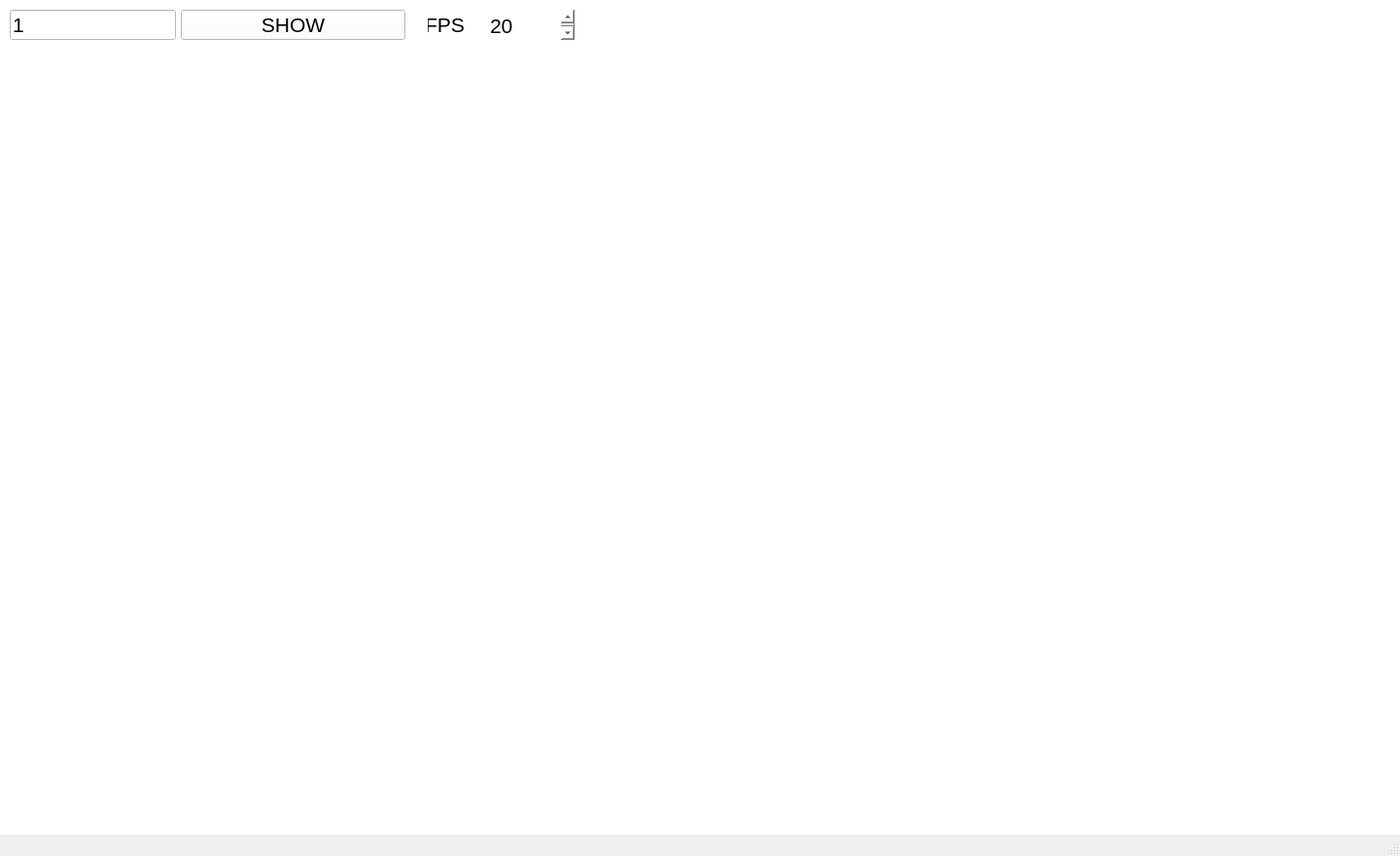
<?xml version="1.0" encoding="UTF-8"?>
<ui version="4.0">
 <class>MainWindow</class>
 <widget class="QMainWindow" name="MainWindow">
  <property name="geometry">
   <rect>
    <x>0</x>
    <y>0</y>
    <width>1440</width>
    <height>880</height>
   </rect>
  </property>
  <property name="windowTitle">
   <string>MainWindow</string>
  </property>
  <widget class="QWidget" name="centralwidget">
   <property name="styleSheet">
    <string notr="true">background:white;</string>
   </property>
   <widget class="QLabel" name="imageLabel">
    <property name="geometry">
     <rect>
      <x>0</x>
      <y>50</y>
      <width>600</width>
      <height>300</height>
     </rect>
    </property>
    <property name="text">
     <string/>
    </property>
   </widget>
   <widget class="QLineEdit" name="ipAddr">
    <property name="geometry">
     <rect>
      <x>10</x>
      <y>10</y>
      <width>171</width>
      <height>31</height>
     </rect>
    </property>
    <property name="font">
     <font>
      <pointsize>16</pointsize>
     </font>
    </property>
    <property name="text">
     <string>1</string>
    </property>
    <property name="placeholderText">
     <string>PATTERN：</string>
    </property>
   </widget>
   <widget class="QPushButton" name="openBtn">
    <property name="geometry">
     <rect>
      <x>186</x>
      <y>10</y>
      <width>231</width>
      <height>31</height>
     </rect>
    </property>
    <property name="font">
     <font>
      <pointsize>16</pointsize>
     </font>
    </property>
    <property name="text">
     <string>SHOW</string>
    </property>
   </widget>
   <widget class="QTextEdit" name="fpsText">
    <property name="geometry">
     <rect>
      <x>500</x>
      <y>10</y>
      <width>91</width>
      <height>31</height>
     </rect>
    </property>
    <property name="font">
     <font>
      <pointsize>16</pointsize>
     </font>
    </property>
    <property name="styleSheet">
     <string notr="true">border:none;</string>
    </property>
    <property name="lineWrapMode">
     <enum>QTextEdit::NoWrap</enum>
    </property>
    <property name="html">
     <string>&lt;!DOCTYPE HTML PUBLIC &quot;-//W3C//DTD HTML 4.0//EN&quot; &quot;http://www.w3.org/TR/REC-html40/strict.dtd&quot;&gt;
&lt;html&gt;&lt;head&gt;&lt;meta name=&quot;qrichtext&quot; content=&quot;1&quot; /&gt;&lt;style type=&quot;text/css&quot;&gt;
p, li { white-space: pre-wrap; }
&lt;/style&gt;&lt;/head&gt;&lt;body style=&quot; font-family:'SimSun'; font-size:16pt; font-weight:400; font-style:normal;&quot;&gt;
&lt;p style=&quot; margin-top:0px; margin-bottom:0px; margin-left:0px; margin-right:0px; -qt-block-indent:0; text-indent:0px;&quot;&gt;&lt;span style=&quot; font-family:'SimSun';&quot;&gt;20&lt;/span&gt;&lt;/p&gt;&lt;/body&gt;&lt;/html&gt;</string>
    </property>
   </widget>
   <widget class="QLineEdit" name="lineEdit">
    <property name="geometry">
     <rect>
      <x>440</x>
      <y>5</y>
      <width>41</width>
      <height>40</height>
     </rect>
    </property>
    <property name="font">
     <font>
      <pointsize>16</pointsize>
     </font>
    </property>
    <property name="styleSheet">
     <string notr="true">border:none;</string>
    </property>
    <property name="text">
     <string>FPS</string>
    </property>
   </widget>
   <widget class="QLabel" name="img1">
    <property name="geometry">
     <rect>
      <x>0</x>
      <y>370</y>
      <width>150</width>
      <height>150</height>
     </rect>
    </property>
    <property name="text">
     <string/>
    </property>
   </widget>
   <widget class="QLabel" name="img2">
    <property name="geometry">
     <rect>
      <x>150</x>
      <y>370</y>
      <width>150</width>
      <height>150</height>
     </rect>
    </property>
    <property name="text">
     <string/>
    </property>
   </widget>
   <widget class="QLabel" name="img3">
    <property name="geometry">
     <rect>
      <x>300</x>
      <y>370</y>
      <width>150</width>
      <height>150</height>
     </rect>
    </property>
    <property name="text">
     <string/>
    </property>
   </widget>
   <widget class="QLabel" name="img4">
    <property name="geometry">
     <rect>
      <x>450</x>
      <y>370</y>
      <width>150</width>
      <height>150</height>
     </rect>
    </property>
    <property name="text">
     <string/>
    </property>
   </widget>
   <widget class="QLabel" name="img5">
    <property name="geometry">
     <rect>
      <x>0</x>
      <y>535</y>
      <width>600</width>
      <height>300</height>
     </rect>
    </property>
    <property name="text">
     <string/>
    </property>
   </widget>
   <widget class="QWidget" name="widget" native="true">
    <property name="geometry">
     <rect>
      <x>610</x>
      <y>10</y>
      <width>830</width>
      <height>830</height>
     </rect>
    </property>
   </widget>
  </widget>
  <widget class="QMenuBar" name="menubar">
   <property name="geometry">
    <rect>
     <x>0</x>
     <y>0</y>
     <width>1440</width>
     <height>23</height>
    </rect>
   </property>
  </widget>
  <widget class="QStatusBar" name="statusBar"/>
 </widget>
 <resources/>
 <connections/>
</ui>
